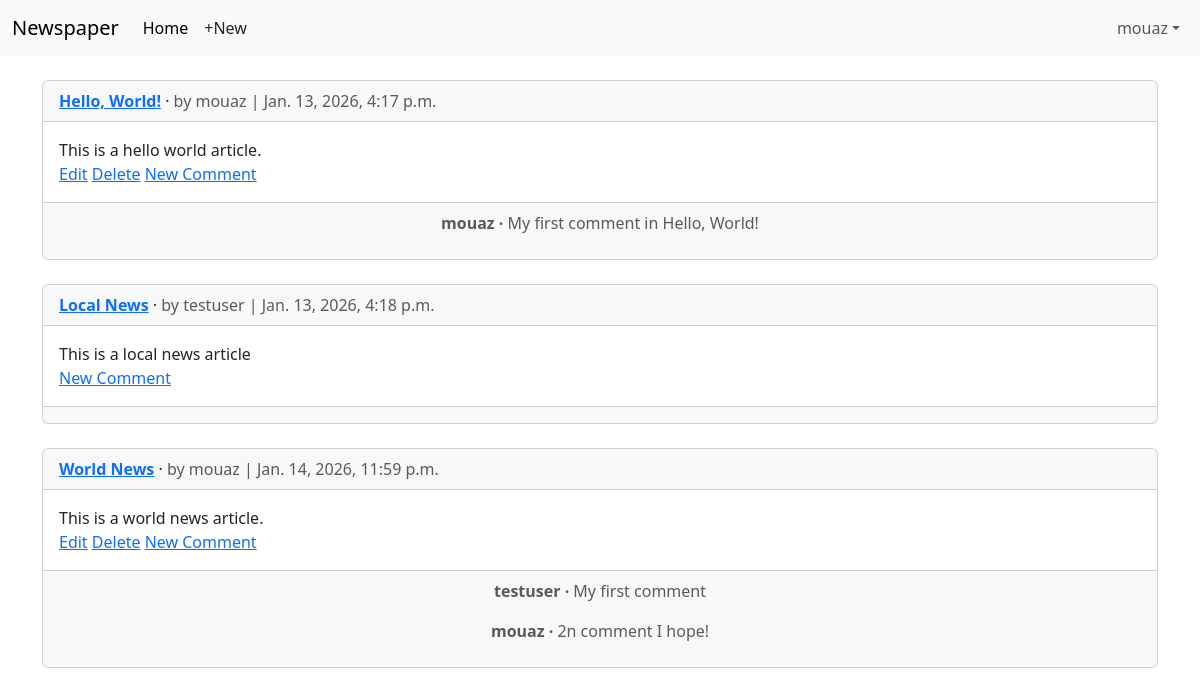
/articles/ (signed in), run on the app's committed database.
### accounts/models.py (models this page shows)
class CustomUser(AbstractUser):
    age = models.PositiveIntegerField(null=True, blank=True)

### articles/models.py (models this page shows, shortened)
class Article(models.Model):
    title = models.CharField(max_length=255)
    body = models.TextField()
    date = models.DateTimeField(auto_now_add=True)
    author = models.ForeignKey(settings.AUTH_USER_MODEL, on_delete=models.CASCADE)
    def get_absolute_url(self):
        return reverse("article_detail", kwargs={"pk": self.pk})

class Comment(models.Model):
    article = models.ForeignKey(Article, on_delete=models.CASCADE)
    comment = models.CharField(max_length=140)
    author = models.ForeignKey(settings.AUTH_USER_MODEL, on_delete=models.CASCADE)
    def __str__(self):
        return self.comment

### articles/views.py (the view)
# urls.py: path("", ArticleListView.as_view(), name="article_list"),
class ArticleListView(LoginRequiredMixin, ListView):
    model = Article
    template_name = "article_list.html"

### templates/article_list.html (shortened to what this page needs)
{% extends "base.html" %}
{% block content %}
{% for article in article_list %}
<div class="card">
    <div class="card-header">
        <span class="fw-bold">
            <a href="{{article.get_absolute_url}}">{{ article.title }}</a>
        </span>&middot;
        <span class="text-muted">by {{ article.author }} | {{ article.date }}</span>
    </div>
    <div class="card-body">
        {{ article.body }}
        <br />
        {% if article.author.pk == request.user.pk %}
        <a href="{% url 'article_edit' article.pk %}">Edit</a> <a href="{% url 'article_delete' article.pk %}">Delete</a>
        {% endif %}
        <a href="{{ article.get_absolute_url }}">New Comment</a>
    </div>
    <div class="card-footer text-center text-muted">
        {% for comment in article.comment_set.all %}
        <p>
            <span class="fw-bold">{{ comment.author }} &middot;</span>
            {{ comment}}
        </p>
        {% endfor %}
    </div>
</div>
<br />
{% endfor %}
{% endblock content %}

### templates/base.html (shortened to what this page needs)
{% load static %}
<!Doctype html>
<html>
    <head>
        <link href="https://cdn.jsdelivr.net/npm/bootstrap@5.3.8/dist/css/bootstrap.min.css" rel="stylesheet">
    </head>
    <body>
        <nav class="navbar navbar-expand-lg bg-body-tertiary mb-4">
            <div class="container-fluid">
                <a class="navbar-brand" href="{% url 'home' %}">Newspaper</a>
                <div class="collapse navbar-collapse" id="navbarNav">
                    <ul class="navbar-nav me-auto mb-2 mb-lg-0">
                        <li class="nav-item">
                            <a class="nav-link active" aria-current="page" href="{% url 'home' %}">Home</a>
                        </li>
                        {% if user.is_authenticated %}
                        <li class="nav-item">
                            <a class="nav-link px-2 link-dark" href="{% url 'article_new'%}">+New</a>
                        </li>
                    </ul>
                    <div class="mr-auto">
                        <ul class="navbar-nav">
                            <li class="nav-item dropdown">
                                <a class="nav-link dropdown-toggle" href="#" role="button" data-bs-toggle="dropdown" aria-expanded="false">{{ user.username }}</a>
                            </li>
                    {% endif %}
                </div>
            </div>
        </nav>
        <main>
            <div class="container">
                {% block content %}
                {% endblock content %}
            </div>
        </main>
    </body>
</html>

### data on the page
CustomUser: username "mouaz"
Article: title "Hello, World!", author "mouaz", date "Jan. 13, 2026, 4:17 p.m.", body "This is a hello world article.", shows "Edit"
Comment: author "mouaz", comment "My first comment in Hello, World!"
Article: title "Local News", author "testuser", date "Jan. 13, 2026, 4:18 p.m.", body "This is a local news article"
Article: title "World News", author "mouaz", date "Jan. 14, 2026, 11:59 p.m.", body "This is a world news article.", shows "Edit"
Comment: author "testuser", comment "My first comment"
Comment: author "mouaz", comment "2n comment I hope!"
